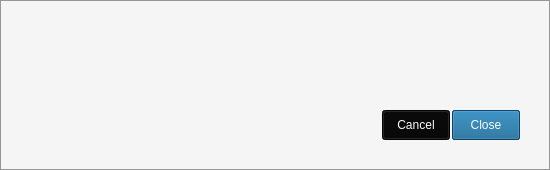
<?xml version="1.0" encoding="UTF-8"?>
<ui version="4.0">
 <class>confirmWidget</class>
 <widget class="QWidget" name="confirmWidget">
  <property name="windowModality">
   <enum>Qt::NonModal</enum>
  </property>
  <property name="geometry">
   <rect>
    <x>0</x>
    <y>0</y>
    <width>550</width>
    <height>170</height>
   </rect>
  </property>
  <property name="windowTitle">
   <string/>
  </property>
  <property name="autoFillBackground">
   <bool>false</bool>
  </property>
  <property name="styleSheet">
   <string notr="true">QWidget#confirmWidget{background-color:rgb(245, 245, 245);border:1px solid #979797}</string>
  </property>
  <widget class="QLabel" name="m_imageLabel">
   <property name="geometry">
    <rect>
     <x>25</x>
     <y>33</y>
     <width>51</width>
     <height>51</height>
    </rect>
   </property>
   <property name="text">
    <string/>
   </property>
  </widget>
  <widget class="QLabel" name="m_warningLabel">
   <property name="geometry">
    <rect>
     <x>97</x>
     <y>32</y>
     <width>228</width>
     <height>25</height>
    </rect>
   </property>
   <property name="font">
    <font>
     <family>Arial</family>
     <pointsize>-1</pointsize>
     <weight>75</weight>
     <italic>false</italic>
     <bold>true</bold>
    </font>
   </property>
   <property name="styleSheet">
    <string notr="true">font: bold 20px &quot;Arial&quot;;
background: transparent;</string>
   </property>
   <property name="text">
    <string/>
   </property>
   <property name="alignment">
    <set>Qt::AlignLeading|Qt::AlignLeft|Qt::AlignVCenter</set>
   </property>
  </widget>
  <widget class="QLabel" name="m_infoLabel">
   <property name="geometry">
    <rect>
     <x>97</x>
     <y>63</y>
     <width>425</width>
     <height>40</height>
    </rect>
   </property>
   <property name="font">
    <font>
     <family>Arial</family>
     <pointsize>-1</pointsize>
     <weight>50</weight>
     <italic>false</italic>
     <bold>false</bold>
    </font>
   </property>
   <property name="styleSheet">
    <string notr="true">font: 17px &quot;Arial&quot;;
background: transparent;</string>
   </property>
   <property name="text">
    <string/>
   </property>
   <property name="alignment">
    <set>Qt::AlignLeading|Qt::AlignLeft|Qt::AlignTop</set>
   </property>
   <property name="wordWrap">
    <bool>true</bool>
   </property>
  </widget>
  <widget class="QPushButton" name="m_cancelButtton">
   <property name="geometry">
    <rect>
     <x>382</x>
     <y>110</y>
     <width>68</width>
     <height>30</height>
    </rect>
   </property>
   <property name="styleSheet">
    <string notr="true">QPushButton{background-color: rgb(7, 7, 7);font: 14px &quot;Arial&quot;;color: rgb(250, 250, 250);}
QPushButton:pressed {background-color: rgb(245, 193, 65);}</string>
   </property>
   <property name="text">
    <string>Cancel</string>
   </property>
  </widget>
  <widget class="QPushButton" name="m_OKButton">
   <property name="geometry">
    <rect>
     <x>452</x>
     <y>110</y>
     <width>68</width>
     <height>30</height>
    </rect>
   </property>
   <property name="styleSheet">
    <string notr="true">background-color: rgb(13, 94, 144);
font: 14px &quot;Arial&quot;;
color: rgb(250, 250, 250);</string>
   </property>
   <property name="text">
    <string>OK</string>
   </property>
  </widget>
  <widget class="QPushButton" name="m_closeButton">
   <property name="geometry">
    <rect>
     <x>452</x>
     <y>110</y>
     <width>68</width>
     <height>30</height>
    </rect>
   </property>
   <property name="styleSheet">
    <string notr="true">background-color: rgb(13, 94, 144);
font: 14px &quot;Arial&quot;;
color: rgb(250, 250, 250);</string>
   </property>
   <property name="text">
    <string>Close</string>
   </property>
  </widget>
 </widget>
 <resources/>
 <connections/>
</ui>
